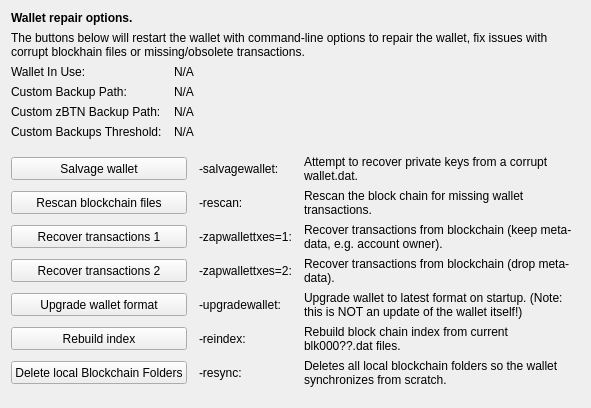
     <widget class="QWidget" name="tab_repair">
      <attribute name="title">
       <string>&amp;Wallet Repair</string>
      </attribute>
      <layout class="QGridLayout" name="gridLayout_4" columnstretch="0,0,0,0">
       <property name="horizontalSpacing">
        <number>12</number>
       </property>
       <item row="0" column="0" colspan="4">
        <widget class="QLabel" name="label_repair_header">
         <property name="font">
          <font>
           <weight>75</weight>
           <bold>true</bold>
          </font>
         </property>
         <property name="text">
          <string>Wallet repair options.</string>
         </property>
        </widget>
       </item>
       <item row="1" column="0" colspan="4">
        <widget class="QLabel" name="label_repair_helptext">
         <property name="font">
          <font>
           <weight>50</weight>
           <bold>false</bold>
          </font>
         </property>
         <property name="text">
          <string>The buttons below will restart the wallet with command-line options to repair the wallet, fix issues with corrupt blockhain files or missing/obsolete transactions.</string>
         </property>
         <property name="wordWrap">
          <bool>true</bool>
         </property>
        </widget>
       </item>
       <item row="2" column="0">
        <widget class="QLabel" name="wallet_path_label">
         <property name="text">
          <string>Wallet In Use:</string>
         </property>
        </widget>
       </item>
       <item row="2" column="1" colspan="3">
        <widget class="QLabel" name="wallet_path">
         <property name="cursor">
          <cursorShape>IBeamCursor</cursorShape>
         </property>
         <property name="text">
          <string>N/A</string>
         </property>
         <property name="textFormat">
          <enum>Qt::PlainText</enum>
         </property>
         <property name="textInteractionFlags">
          <set>Qt::LinksAccessibleByMouse|Qt::TextSelectableByKeyboard|Qt::TextSelectableByMouse</set>
         </property>
        </widget>
       </item>
       <item row="3" column="0">
        <widget class="QLabel" name="wallet_custombackuppath_label">
         <property name="text">
          <string>Custom Backup Path:</string>
         </property>
         <property name="visible">
          <bool>false</bool>
         </property>
        </widget>
       </item>
       <item row="3" column="1" colspan="3">
        <widget class="QLabel" name="wallet_custombackuppath">
         <property name="cursor">
          <cursorShape>IBeamCursor</cursorShape>
         </property>
         <property name="text">
          <string>N/A</string>
         </property>
         <property name="textFormat">
          <enum>Qt::PlainText</enum>
         </property>
         <property name="textInteractionFlags">
          <set>Qt::LinksAccessibleByMouse|Qt::TextSelectableByKeyboard|Qt::TextSelectableByMouse</set>
         </property>
         <property name="visible">
          <bool>false</bool>
         </property>
        </widget>
       </item>
       <item row="4" column="0">
        <widget class="QLabel" name="wallet_customzbtnbackuppath_label">
         <property name="text">
          <string>Custom zBTN Backup Path:</string>
         </property>
         <property name="visible">
          <bool>false</bool>
         </property>
        </widget>
       </item>
       <item row="4" column="1" colspan="3">
        <widget class="QLabel" name="wallet_customzbtnbackuppath">
         <property name="cursor">
          <cursorShape>IBeamCursor</cursorShape>
         </property>
         <property name="text">
          <string>N/A</string>
         </property>
         <property name="textFormat">
          <enum>Qt::PlainText</enum>
         </property>
         <property name="textInteractionFlags">
          <set>Qt::LinksAccessibleByMouse|Qt::TextSelectableByKeyboard|Qt::TextSelectableByMouse</set>
         </property>
         <property name="visible">
          <bool>false</bool>
         </property>
        </widget>
       </item>
       <item row="5" column="0">
        <widget class="QLabel" name="wallet_custombackupthreshold_label">
         <property name="text">
          <string>Custom Backups Threshold:</string>
         </property>
         <property name="visible">
          <bool>false</bool>
         </property>
        </widget>
       </item>
       <item row="5" column="1" colspan="3">
        <widget class="QLabel" name="wallet_custombackupthreshold">
         <property name="cursor">
          <cursorShape>IBeamCursor</cursorShape>
         </property>
         <property name="text">
          <string>N/A</string>
         </property>
         <property name="textFormat">
          <enum>Qt::PlainText</enum>
         </property>
         <property name="textInteractionFlags">
          <set>Qt::LinksAccessibleByMouse|Qt::TextSelectableByKeyboard|Qt::TextSelectableByMouse</set>
         </property>
         <property name="visible">
          <bool>false</bool>
         </property>
        </widget>
       </item>
       <item row="6" column="0">
        <spacer name="verticalSpacer_repair1">
         <property name="orientation">
          <enum>Qt::Vertical</enum>
         </property>
         <property name="sizeHint" stdset="0">
          <size>
           <width>10</width>
           <height>10</height>
          </size>
         </property>
        </spacer>
       </item>
       <item row="7" column="0" colspan="2">
        <widget class="QPushButton" name="btn_salvagewallet">
         <property name="minimumSize">
          <size>
           <width>100</width>
           <height>23</height>
          </size>
         </property>
         <property name="text">
          <string>Salvage wallet</string>
         </property>
        </widget>
       </item>
       <item row="7" column="2">
        <widget class="QLabel" name="label_repair_salvage_command">
         <property name="text">
          <string notr="true">-salvagewallet:</string>
         </property>
        </widget>
       </item>
       <item row="7" column="3">
        <widget class="QLabel" name="label_repair_salvage">
         <property name="text">
          <string>Attempt to recover private keys from a corrupt wallet.dat.</string>
         </property>
         <property name="wordWrap">
          <bool>true</bool>
         </property>
        </widget>
       </item>
       <item row="8" column="0" colspan="2">
        <widget class="QPushButton" name="btn_rescan">
         <property name="minimumSize">
          <size>
           <width>100</width>
           <height>23</height>
          </size>
         </property>
         <property name="text">
          <string>Rescan blockchain files</string>
         </property>
        </widget>
       </item>
       <item row="8" column="2">
        <widget class="QLabel" name="label_repair_rescan_command">
         <property name="text">
          <string notr="true">-rescan:</string>
         </property>
        </widget>
       </item>
       <item row="8" column="3">
        <widget class="QLabel" name="label_repair_rescan">
         <property name="text">
          <string>Rescan the block chain for missing wallet transactions.</string>
         </property>
         <property name="wordWrap">
          <bool>true</bool>
         </property>
        </widget>
       </item>
       <item row="9" column="0" colspan="2">
        <widget class="QPushButton" name="btn_zapwallettxes1">
         <property name="minimumSize">
          <size>
           <width>100</width>
           <height>23</height>
          </size>
         </property>
         <property name="text">
          <string>Recover transactions 1</string>
         </property>
        </widget>
       </item>
       <item row="9" column="2">
        <widget class="QLabel" name="label_repair_zap1_command">
         <property name="text">
          <string notr="true">-zapwallettxes=1:</string>
         </property>
        </widget>
       </item>
       <item row="9" column="3">
        <widget class="QLabel" name="label_repair_zap1">
         <property name="text">
          <string>Recover transactions from blockchain (keep meta-data, e.g. account owner).</string>
         </property>
         <property name="wordWrap">
          <bool>true</bool>
         </property>
        </widget>
       </item>
       <item row="10" column="0" colspan="2">
        <widget class="QPushButton" name="btn_zapwallettxes2">
         <property name="minimumSize">
          <size>
           <width>100</width>
           <height>23</height>
          </size>
         </property>
         <property name="text">
          <string>Recover transactions 2</string>
         </property>
        </widget>
       </item>
       <item row="10" column="2">
        <widget class="QLabel" name="label_repair_zap2_command">
         <property name="text">
          <string notr="true">-zapwallettxes=2:</string>
         </property>
        </widget>
       </item>
       <item row="10" column="3">
        <widget class="QLabel" name="label_repair_zap2">
         <property name="text">
          <string>Recover transactions from blockchain (drop meta-data).</string>
         </property>
         <property name="wordWrap">
          <bool>true</bool>
         </property>
        </widget>
       </item>
       <item row="11" column="0" colspan="2">
        <widget class="QPushButton" name="btn_upgradewallet">
         <property name="minimumSize">
          <size>
           <width>100</width>
           <height>23</height>
          </size>
         </property>
         <property name="text">
          <string>Upgrade wallet format</string>
         </property>
        </widget>
       </item>
       <item row="11" column="2">
        <widget class="QLabel" name="label_repair_upgrade_command">
         <property name="text">
          <string notr="true">-upgradewallet:</string>
         </property>
        </widget>
       </item>
       <item row="11" column="3">
        <widget class="QLabel" name="label_repair_upgrade">
         <property name="text">
          <string>Upgrade wallet to latest format on startup. (Note: this is NOT an update of the wallet itself!)</string>
         </property>
         <property name="wordWrap">
          <bool>true</bool>
         </property>
        </widget>
       </item>
       <item row="12" column="0" colspan="2">
        <widget class="QPushButton" name="btn_reindex">
         <property name="minimumSize">
          <size>
           <width>100</width>
           <height>23</height>
          </size>
         </property>
         <property name="text">
          <string>Rebuild index</string>
         </property>
        </widget>
       </item>
       <item row="12" column="2">
        <widget class="QLabel" name="label_repair_reindex_command">
         <property name="text">
          <string notr="true">-reindex:</string>
         </property>
        </widget>
       </item>
       <item row="12" column="3">
        <widget class="QLabel" name="label_repair_reindex">
         <property name="text">
          <string>Rebuild block chain index from current blk000??.dat files.</string>
         </property>
         <property name="wordWrap">
          <bool>true</bool>
         </property>
        </widget>
       </item>
       <item row="13" column="0" colspan="2">
        <widget class="QPushButton" name="btn_resync">
         <property name="minimumSize">
          <size>
           <width>100</width>
           <height>23</height>
          </size>
         </property>
         <property name="text">
          <string>Delete local Blockchain Folders</string>
         </property>
        </widget>
       </item>
       <item row="13" column="2">
        <widget class="QLabel" name="label_repair_resync_command">
         <property name="text">
          <string>-resync:</string>
         </property>
        </widget>
       </item>
       <item row="13" column="3">
        <widget class="QLabel" name="label_repair_resync">
         <property name="text">
          <string>Deletes all local blockchain folders so the wallet synchronizes from scratch.</string>
         </property>
         <property name="wordWrap">
          <bool>true</bool>
         </property>
        </widget>
       </item>
       <item row="14" column="0">
        <spacer name="verticalSpacer_repair2">
         <property name="orientation">
          <enum>Qt::Vertical</enum>
         </property>
         <property name="sizeHint" stdset="0">
          <size>
           <width>20</width>
           <height>10</height>
          </size>
         </property>
        </spacer>
       </item>
      </layout>
     </widget>
